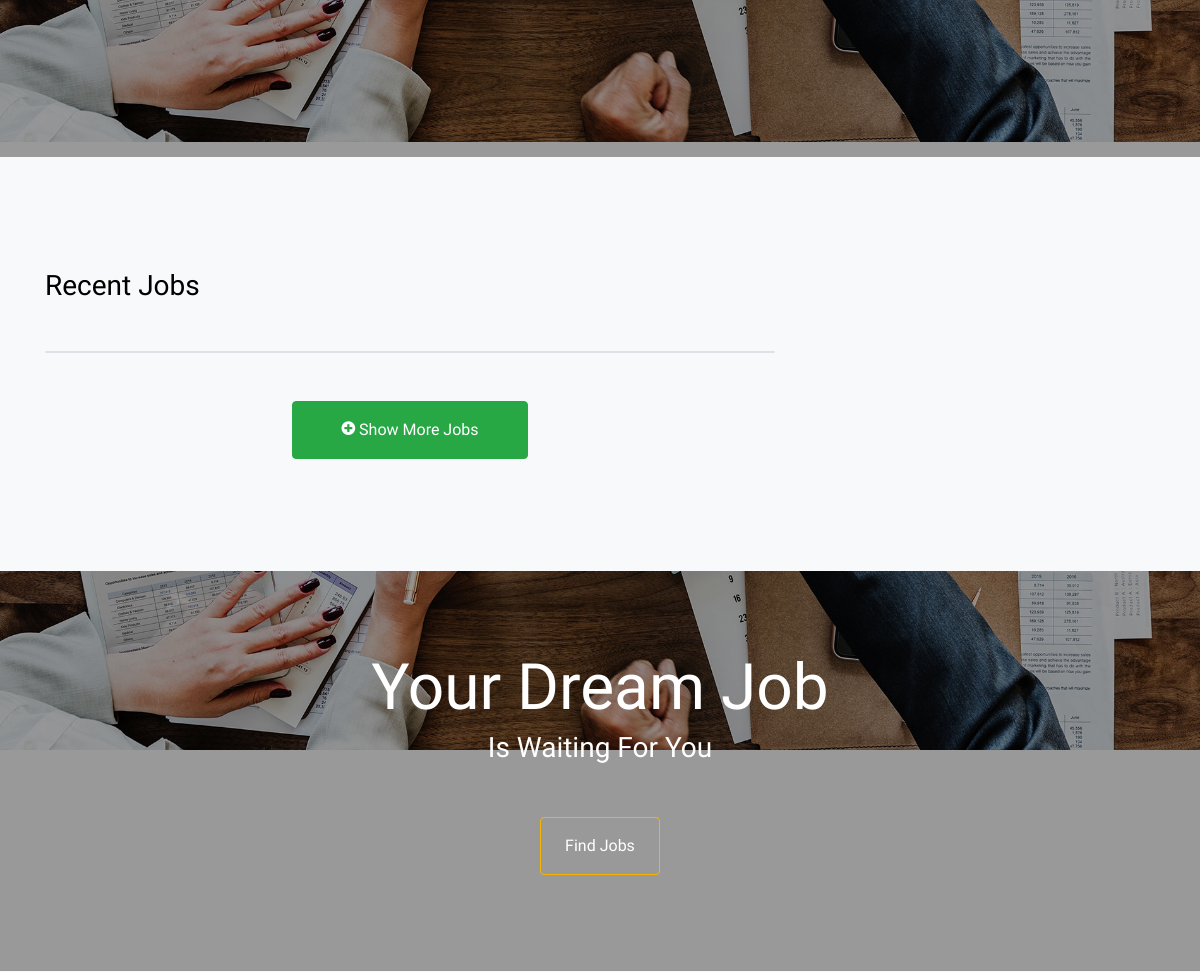
/ (middle part), run on an earlier commit of the app's database.
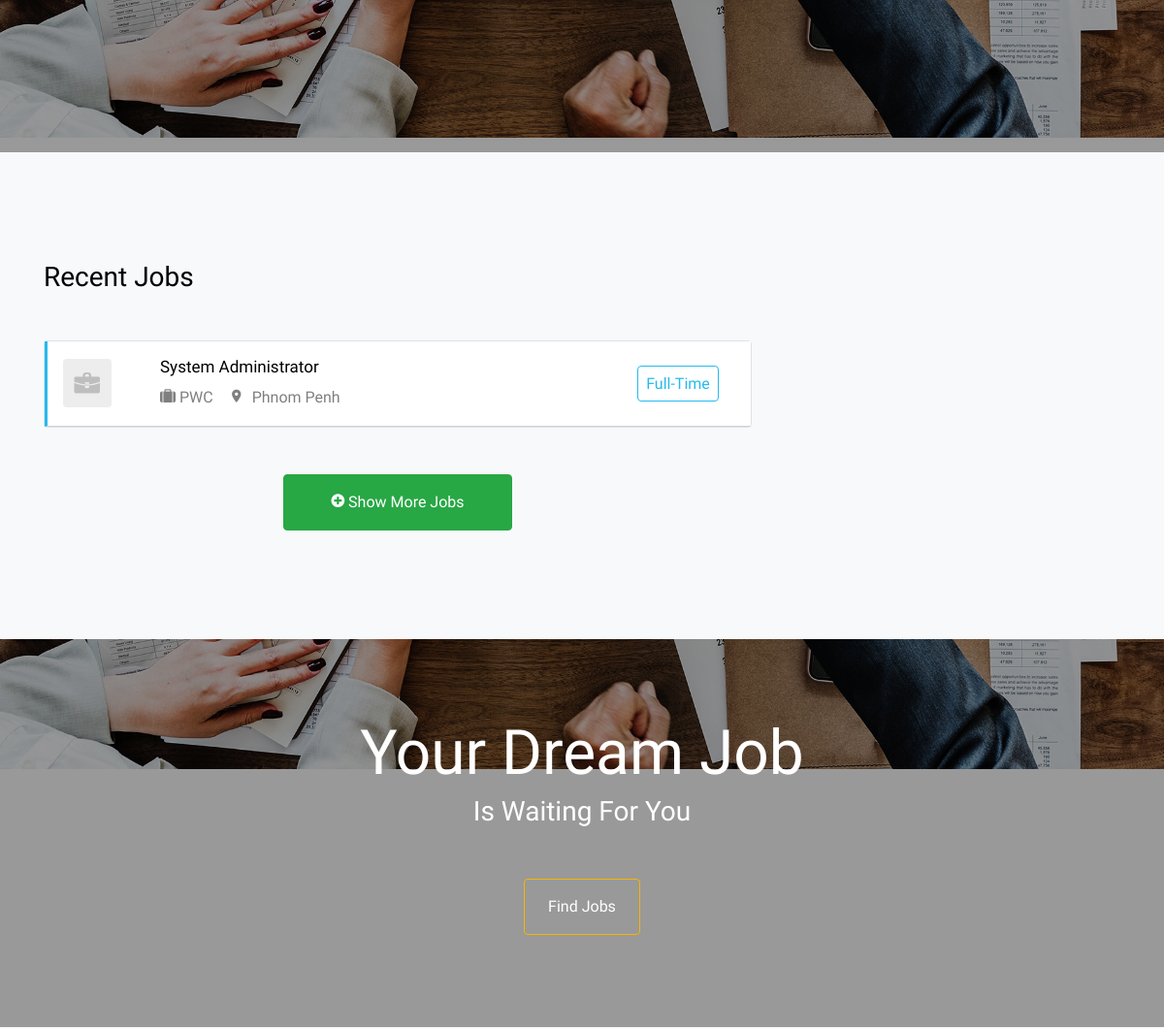
And on a later commit of the database.
### tables this page shows
CREATE TABLE `jobs` (
  `id` int NOT NULL AUTO_INCREMENT,
  `name` varchar(200) NOT NULL,
  `job_desc` longtext,
  `company` varchar(100) NOT NULL,
  `location` varchar(100) NOT NULL,
  `category` int NOT NULL,
  `shift` int DEFAULT NULL,
  `min_sal` varchar(10) DEFAULT NULL,
  `max_sal` varchar(10) DEFAULT NULL,
  `create_by` int NOT NULL,
  `create_at` timestamp NOT NULL DEFAULT CURRENT_TIMESTAMP,
  PRIMARY KEY (`id`),
  KEY `category` (`category`),
  KEY `shift` (`shift`),
  KEY `create_by` (`create_by`),
  CONSTRAINT `jobs_ibfk_2` FOREIGN KEY (`category`) REFERENCES `categories` (`id`) ON DELETE CASCADE ON UPDATE CASCADE,
  CONSTRAINT `jobs_ibfk_3` FOREIGN KEY (`shift`) REFERENCES `shifts` (`id`) ON DELETE CASCADE ON UPDATE CASCADE,
  CONSTRAINT `jobs_ibfk_4` FOREIGN KEY (`create_by`) REFERENCES `users` (`id`) ON DELETE CASCADE ON UPDATE CASCADE
);

CREATE TABLE `shifts` (
  `id` int NOT NULL AUTO_INCREMENT,
  `name` varchar(200) NOT NULL,
  `active` tinyint NOT NULL DEFAULT '1',
  `create_at` timestamp NOT NULL DEFAULT CURRENT_TIMESTAMP,
  `val` varchar(20) DEFAULT NULL,
  PRIMARY KEY (`id`)
);

### jobs_details.php (the view)
<a href="job-single.php?jobid=<?php echo (urldecode($row['id'])) ?>&name=<?php echo ($row['name']) ?>" class="job-item d-block d-md-flex align-items-center fulltime">
    <div class="company-logo blank-logo text-center text-md-left pl-3">
        <img src="/src/images/company_logo_blank.png" alt="Image" class="img-fluid mx-auto">
    </div>
    <div class="job-details h-100">
        <div class="p-3 align-self-center">
            <h3><?php echo ($row['name']) ?></h3>
            <div class="d-block d-lg-flex">
                <div class="mr-3"><span class="icon-suitcase mr-1"></span><?php echo ($row['company']) ?></div>
                <div class="mr-3"><span class="icon-room mr-1"></span><?php echo ($row['location']) ?></div>
            </div>
        </div>
    </div>
    <div class="job-category align-self-center">
        <div class="p-3">
            <span class="text-<?= $shift['val'] ?> p-2 rounded border border-<?= $shift['val'] ?>"><?= $shift['name'] ?></span>
        </div>
    </div>
</a>

### index.php (shortened to what this page needs)
<?php
include('./layout/header.php');
?>
<div class="site-blocks-cover overlay" style="background-image: url('src/images/hero_1.jpg');" data-aos="fade" data-stellar-background-ratio="0.5">
      <div class="container">
        <div class="row align-items-center">
        </div>
      </div>
    </div>
    <div class="site-section bg-light">
      <div class="container">
        <div class="row">
          <div class="col-md-8 mb-5 mb-md-0" data-aos="fade-up" data-aos-delay="100">
            <h2 class="mb-5 h3">Recent Jobs</h2>
            <div class="rounded border jobs-wrap">
              <?php
              include 'recentjobs.php'
              ?>
            </div>
            <div class="col-md-12 text-center mt-5">
              <a href="browse.php" class="btn btn-primary rounded py-3 px-5"><span class="icon-plus-circle"></span> Show More Jobs</a>
            </div>
          </div>
        </div>
      </div>
    </div>
    <div class="site-blocks-cover overlay inner-page" style="background-image: url('src/images/hero_1.jpg');" data-aos="fade" data-stellar-background-ratio="0.5">
      <div class="container">
        <div class="row align-items-center justify-content-center">
          <div class="col-md-6 text-center" data-aos="fade">
            <h1 class="h3 mb-0">Your Dream Job</h1>
            <p class="h3 text-white mb-5">Is Waiting For You</p>
            <p><a href="browse.php" class="btn btn-outline-warning py-3 px-4">Find Jobs</a></p>
          </div>
        </div>
      </div>
    </div>
<?php
include('./layout/footer.php');
?>

### recentjobs.php (shortened to what this page needs)
<?php
require("db_conn.php");
$sql = "SELECT * FROM jobs LIMIT 3";
if (mysqli_query($db, $sql)) :
    $result = mysqli_query($db, $sql);
    foreach ($result as $row) : ?>
    <?php $shift = mysqli_fetch_array(mysqli_query($db, "SELECT * FROM `shifts` WHERE `id` = '{$row['shift']}'"));
        $category = mysqli_fetch_array(mysqli_query($db, "SELECT * FROM `categories` WHERE `id` = '{$row['category']}'")); ?>
        <?php require('jobs_details.php') ?>
<?php
    endforeach;
else : echo "ERROR: Could not able to execute $sql. " . mysqli_error($db);
endif;
?>

What changed in the data, as far as the page shows it:
added jobs: name "System Administrator", company "PWC", location "Phnom Penh", shift.name "Full-Time"
